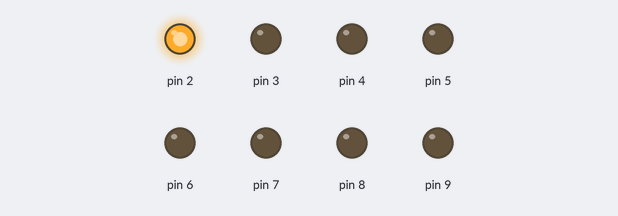
Bench run of a sketch on a simulated Arduino Uno, built with avr-gcc and run on an emulated ATmega328P. Parts: output pins drawn as LEDs (lit = HIGH).

Above: at 0.5 s.
At 2.5 s:
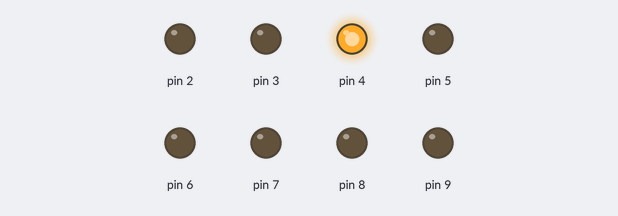
At 3.5 s:
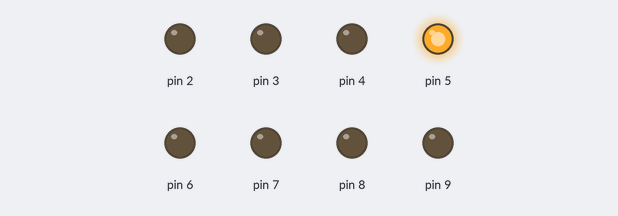
At 4.5 s:
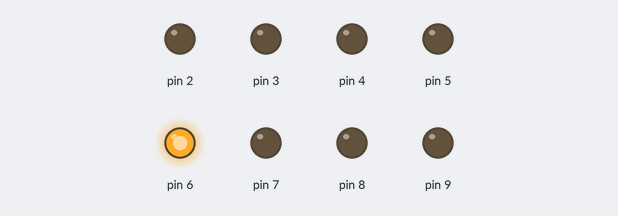
At 6.5 s:
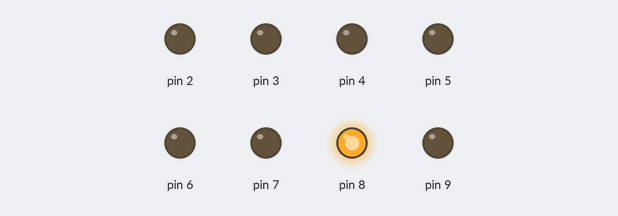
At 9.5 s:
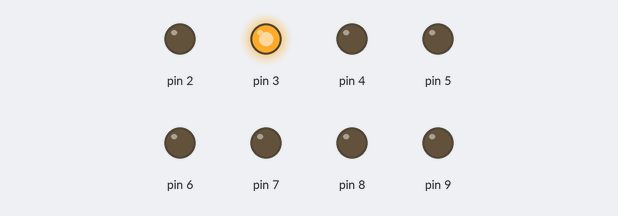
Timing chart, 0 to 10.4 s (numbered marks = the images above):
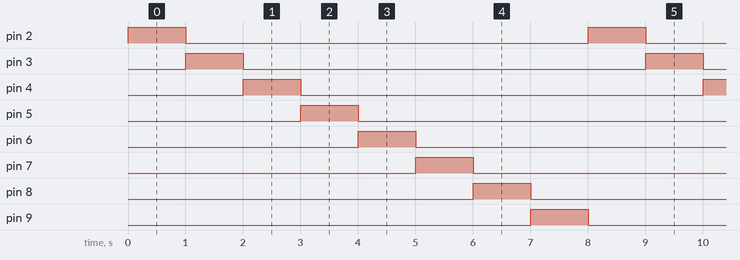

The sketch:

__.ino
```cpp
void setup() {
  int a, b;
  for (a=9 ; a>=2 ; a--){
    pinMode(a, OUTPUT);
  }

}

void loop() {
  for(int i=2 ; i<=9 ; i++){
    for (int j=2 ; j<=9 ; j++){
      if (i==j)
        digitalWrite(j, HIGH);
      else
        digitalWrite(j, LOW);
    }
    delay(1000);
  }
}
```

Measured:
- by itself, pin 2–9: alternates HIGH for 1.0 s and LOW for 7.0 s
- by itself, everything shown: repeats every 8.0 s, in 8 steps
